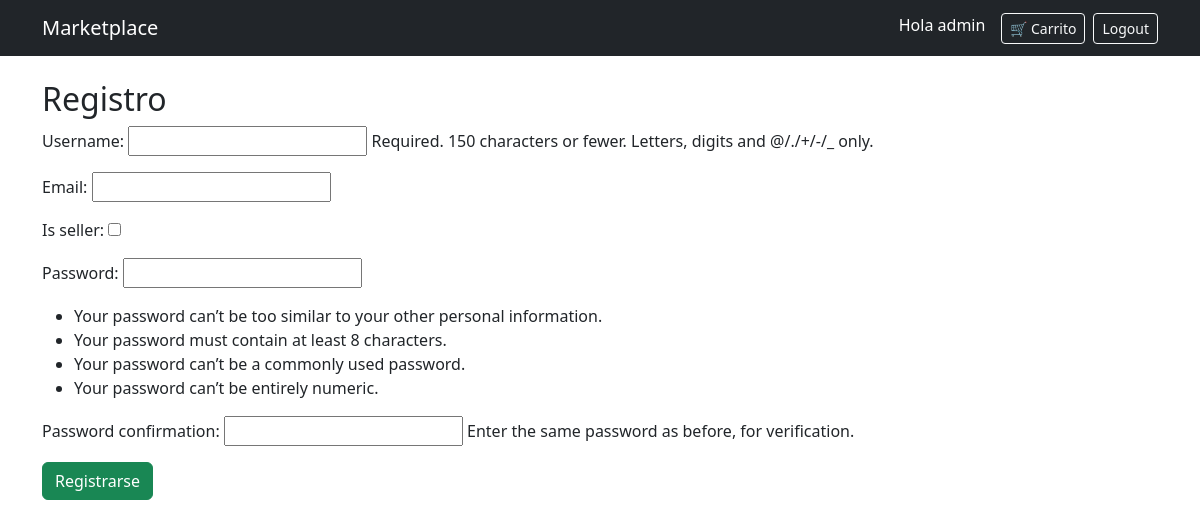
Before: /register/ (signed in) with the older database file.
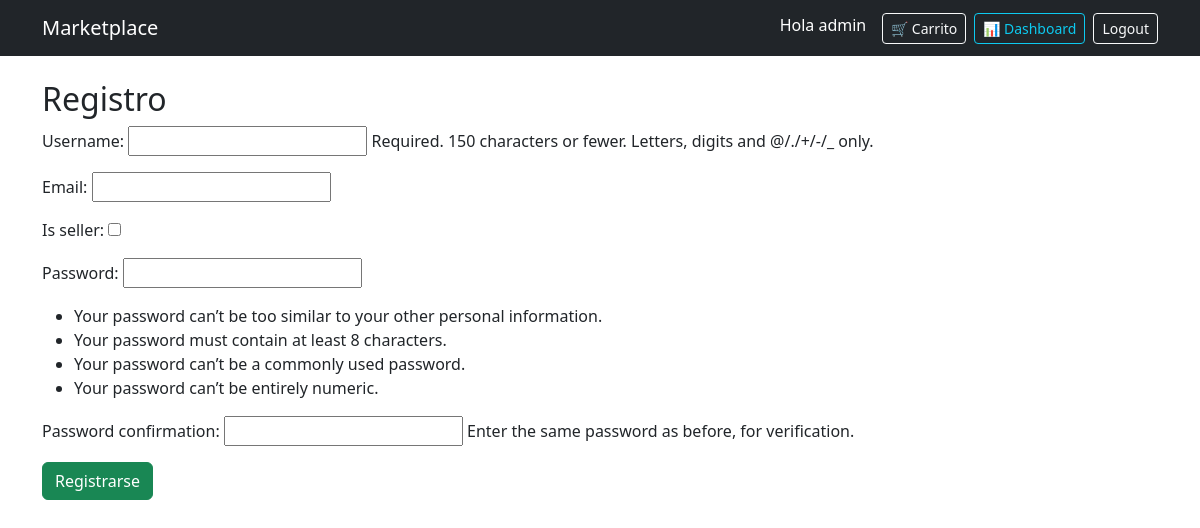
After: the same page with the newer database file.
### store/views.py (the view)
# urls.py: path('register/', views.register, name='register'),
def register(request):
    if request.method == 'POST':
        form = RegisterForm(request.POST)
        if form.is_valid():
            user = form.save()
            login(request, user)
            return redirect('home')
    else:
        form = RegisterForm()
    return render(request, 'store/register.html', {'form': form})

### store/forms.py
class RegisterForm(UserCreationForm):
    email = forms.EmailField(required=True)
    is_seller = forms.BooleanField(required=False)
    class Meta:
        model = User
        fields = ('username', 'email', 'is_seller', 'password1', 'password2')

### store/templates/store/register.html (shortened to what this page needs)
{% extends 'store/base.html' %}
{% block content %}
<h2>Registro</h2>
<form method="POST">
    {{ form.as_p }}
    <button class="btn btn-success">Registrarse</button>
</form>
{% endblock %}

### store/templates/store/base.html (shortened to what this page needs)
<!DOCTYPE html>
<html lang="es">
<head>
    <link href="https://cdn.jsdelivr.net/npm/bootstrap@5.3.0/dist/css/bootstrap.min.css" rel="stylesheet">
</head>
<body>
<nav class="navbar navbar-expand-lg navbar-dark bg-dark">
  <div class="container">
    <a class="navbar-brand" href="/">Marketplace</a>
    <div class="d-flex">
      {% if user.is_authenticated %}
        <span class="text-white me-3">Hola {{ user.username }}</span>
        <a href="{% url 'cart_detail' %}" class="btn btn-outline-light btn-sm me-2">
          🛒 Carrito
        </a>
        {% if user.is_seller %}
          <a href="{% url 'dashboard' %}" class="btn btn-outline-info btn-sm me-2">
            📊 Dashboard
          </a>
        {% endif %}
        <a href="{% url 'logout' %}" class="btn btn-outline-light btn-sm">
          Logout
        </a>
      {% else %}
        <a href="{% url 'login' %}" class="btn btn-outline-light btn-sm me-2">Login</a>
        <a href="{% url 'register' %}" class="btn btn-primary btn-sm">Registro</a>
      {% endif %}
    </div>
  </div>
</nav>
<div class="container mt-4">
    {% block content %}{% endblock %}
</div>
</body>
</html>

Changed rows visible on the page:
changed User "admin": is_seller False → True (drawn)
Other visible differences:
text now shown: "📊 Dashboard"
